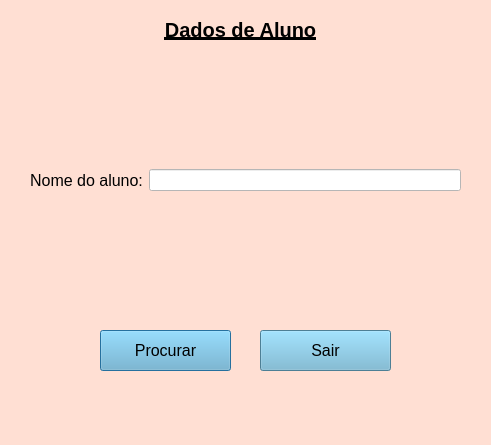
<?xml version="1.0" encoding="UTF-8"?>
<ui version="4.0">
 <class>imprimirAluno</class>
 <widget class="QDialog" name="imprimirAluno">
  <property name="geometry">
   <rect>
    <x>0</x>
    <y>0</y>
    <width>491</width>
    <height>445</height>
   </rect>
  </property>
  <property name="windowTitle">
   <string>Dialog</string>
  </property>
  <property name="styleSheet">
   <string notr="true">background-color:#FFDFD3</string>
  </property>
  <widget class="QPushButton" name="pushButton_2">
   <property name="geometry">
    <rect>
     <x>260</x>
     <y>330</y>
     <width>131</width>
     <height>41</height>
    </rect>
   </property>
   <property name="styleSheet">
    <string notr="true">font-size:16px;
box-shadow: none;
background-color:#6CB2D1</string>
   </property>
   <property name="text">
    <string>Sair</string>
   </property>
  </widget>
  <widget class="QLabel" name="label">
   <property name="geometry">
    <rect>
     <x>70</x>
     <y>20</y>
     <width>341</width>
     <height>20</height>
    </rect>
   </property>
   <property name="font">
    <font>
     <pointsize>-1</pointsize>
     <weight>75</weight>
     <bold>true</bold>
     <underline>true</underline>
    </font>
   </property>
   <property name="styleSheet">
    <string notr="true">font-size:20px;
border-bottom:2px;</string>
   </property>
   <property name="text">
    <string>Dados de Aluno</string>
   </property>
   <property name="alignment">
    <set>Qt::AlignCenter</set>
   </property>
  </widget>
  <widget class="QPushButton" name="pushButton">
   <property name="geometry">
    <rect>
     <x>100</x>
     <y>330</y>
     <width>131</width>
     <height>41</height>
    </rect>
   </property>
   <property name="styleSheet">
    <string notr="true">font-size:16px;
box-shadow: none;
background-color:#6CB2D1</string>
   </property>
   <property name="text">
    <string>Procurar</string>
   </property>
   <property name="default">
    <bool>true</bool>
   </property>
  </widget>
  <widget class="QWidget" name="horizontalLayoutWidget">
   <property name="geometry">
    <rect>
     <x>30</x>
     <y>100</y>
     <width>431</width>
     <height>161</height>
    </rect>
   </property>
   <layout class="QHBoxLayout" name="horizontalLayout">
    <item>
     <widget class="QLabel" name="label_2">
      <property name="styleSheet">
       <string notr="true">font-size:16px;</string>
      </property>
      <property name="text">
       <string>Nome do aluno:</string>
      </property>
      <property name="alignment">
       <set>Qt::AlignCenter</set>
      </property>
     </widget>
    </item>
    <item>
     <widget class="QLineEdit" name="lineEdit">
      <property name="accessibleName">
       <string/>
      </property>
      <property name="autoFillBackground">
       <bool>false</bool>
      </property>
      <property name="styleSheet">
       <string notr="true">background-color:white;</string>
      </property>
      <property name="inputMask">
       <string/>
      </property>
      <property name="text">
       <string/>
      </property>
     </widget>
    </item>
   </layout>
  </widget>
 </widget>
 <resources/>
 <connections>
  <connection>
   <sender>pushButton_2</sender>
   <signal>clicked()</signal>
   <receiver>imprimirAluno</receiver>
   <slot>reject()</slot>
   <hints>
    <hint type="sourcelabel">
     <x>377</x>
     <y>223</y>
    </hint>
    <hint type="destinationlabel">
     <x>479</x>
     <y>284</y>
    </hint>
   </hints>
  </connection>
 </connections>
</ui>
